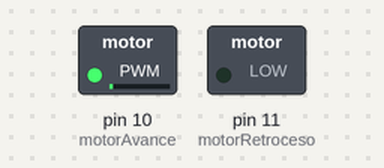
Simulated run of this sketch. Board: Arduino Uno, built with avr-gcc and run on an emulated ATmega328P. On the bench: switched loads named in the sketch (green lamp = pin HIGH).

Above: at 0.05 s.
At 1.4 s:
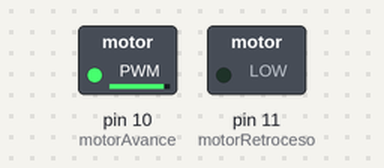
At 2.75 s:
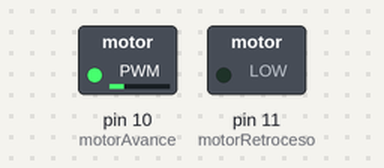
At 5.9 s:
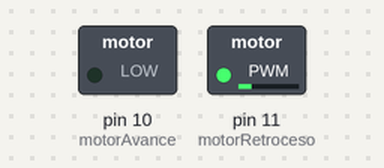
Timing chart, 0 to 8.1 s (numbered marks = the images above):
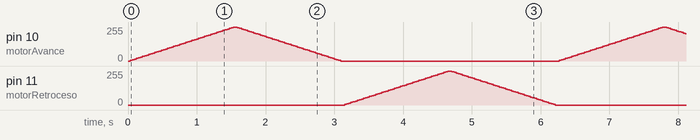

The sketch:

14.ino
```cpp
// Control de Motor con driver L293D
int valor = 0; // variable que contiene el valor
int motorAvance = 10; // Avance motor --> PIN 10
int motorRetroceso = 11; // Retroceso motor --> PIN 11

void setup() { } // No es necesario

void loop() {
  analogWrite(motorRetroceso, 0); // Motor hacia delante ... sube la velocidad
  for(valor = 0 ; valor <= 255; valor+=5) {
    analogWrite(motorAvance, valor);
    delay(30);
  }
  for(valor = 255; valor >=0; valor-=5) { // Motor hacia delante ... baja la velocidad
    analogWrite(motorAvance, valor);
    delay(30);
  }
  analogWrite(motorAvance, 0); // Motor hacia detrás ... sube la velocidad
  for(valor = 0 ; valor <= 255; valor+=5) {
    analogWrite(motorRetroceso, valor);
    delay(30);
  }
  for(valor = 255; valor >=0; valor-=5) { // Motor hacia detrás ... baja la velocidad
    analogWrite(motorRetroceso, valor);
    delay(30);
  }
}
```
